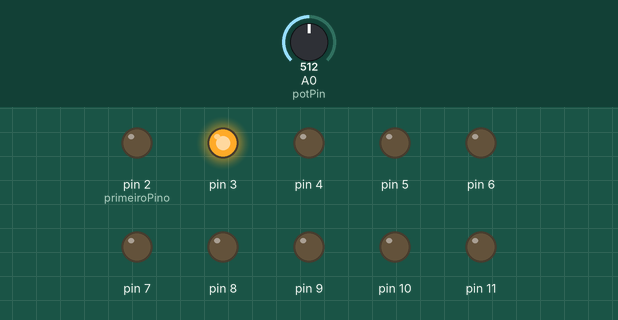
Simulated run of this sketch. Board: Arduino Uno, built with avr-gcc and run on an emulated ATmega328P. Parts: output pins drawn as LEDs (lit = HIGH). The test bench sets the inputs (shaded band); at power-on: A0 (potPin) = 512.

Above: at 6.0 s.
6.1 s: A0 (potPin) set to 122
At 6.7 s:
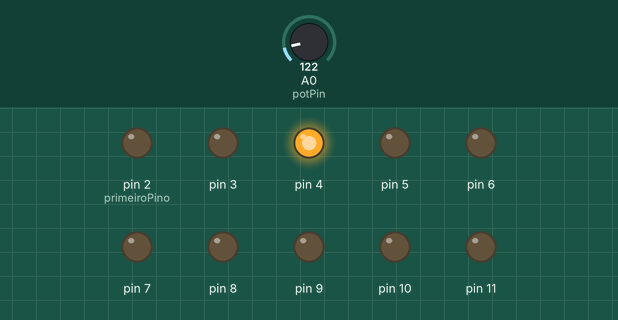
12.4 s: A0 (potPin) set to 40
At 12.7 s:
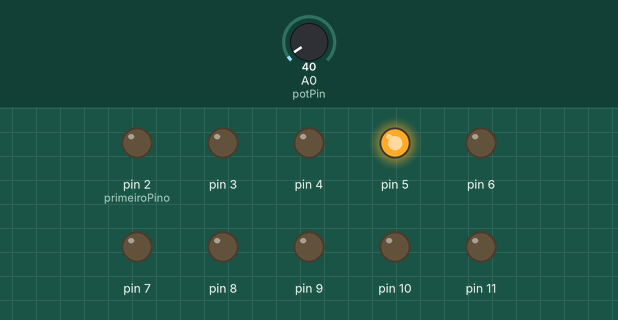
Timing chart, 0 to 24.7 s (numbered marks = the images above; inputs shaded):
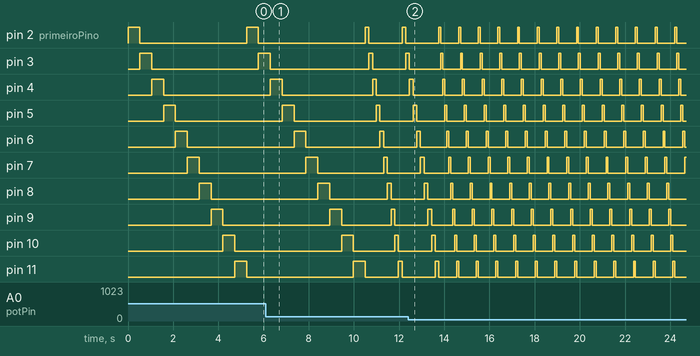

Measured:
- after the input at 12.4 s, pin 2 (primeiroPino): alternates HIGH for 0.09 s and LOW for 0.78 s, starting after 1.4 s
- by itself, pin 3: repeats every 0.87 s: HIGH 0.09 s, LOW 0.78 s
- by itself, pin 10: repeats every 0.95 s: LOW 0.86 s, HIGH 0.09 s
- by itself, pin 11: repeats every 0.87 s: LOW 0.78 s, HIGH 0.09 s

The sketch:

Experimento_IV.ino
```cpp
/* Este código controla uma sequência de LEDs usando um potenciômetro para ajustar a velocidade do efeito.
 O potenciômetro define o tempo de delay entre os LEDs, variando de um mínimo a um máximo configurável.
 Cada LED acende em sequência e apaga antes de passar para o próximo.*/


const int numLeds = 10;
const int primeiroPino = 2;
const int potPin = A0;    // Potenciômetro conectado ao pino analógico A0

// Variáveis para controle
int potValue = 0;         // Valor lido do potenciômetro (0-1023)
int delayTime = 0;        // Tempo de delay calculado (em milissegundos)
int minDelay = 50;        // Delay mínimo (LED mais rápido)
int maxDelay = 1000;      // Delay máximo (LED mais lento)

void setup() {
  // Configura os pinos de 2 a 11 como saída
  for (int i = 0; i < numLeds; i++) {
    pinMode(primeiroPino + i, OUTPUT);
  }
  pinMode(potPin, INPUT);         // Define o pino do potenciômetro como entrada


}

void loop() {
    // Lê o valor do potenciômetro (0-1023)
    potValue = analogRead(potPin);
      // Mapeia o valor do potenciômetro para o intervalo de delay desejado
  // map(valor, fromLow, fromHigh, toLow, toHigh)
    delayTime = map(potValue, 0, 1023, minDelay, maxDelay);

  // Acende cada LED em sequência
  for (int i = 0; i < numLeds; i++) {
    digitalWrite(primeiroPino + i, HIGH); // Acende o LED
    delay(delayTime); // Aguarda 200 milissegundos
    digitalWrite(primeiroPino + i, LOW);  // Apaga o LED
  }
}
```
